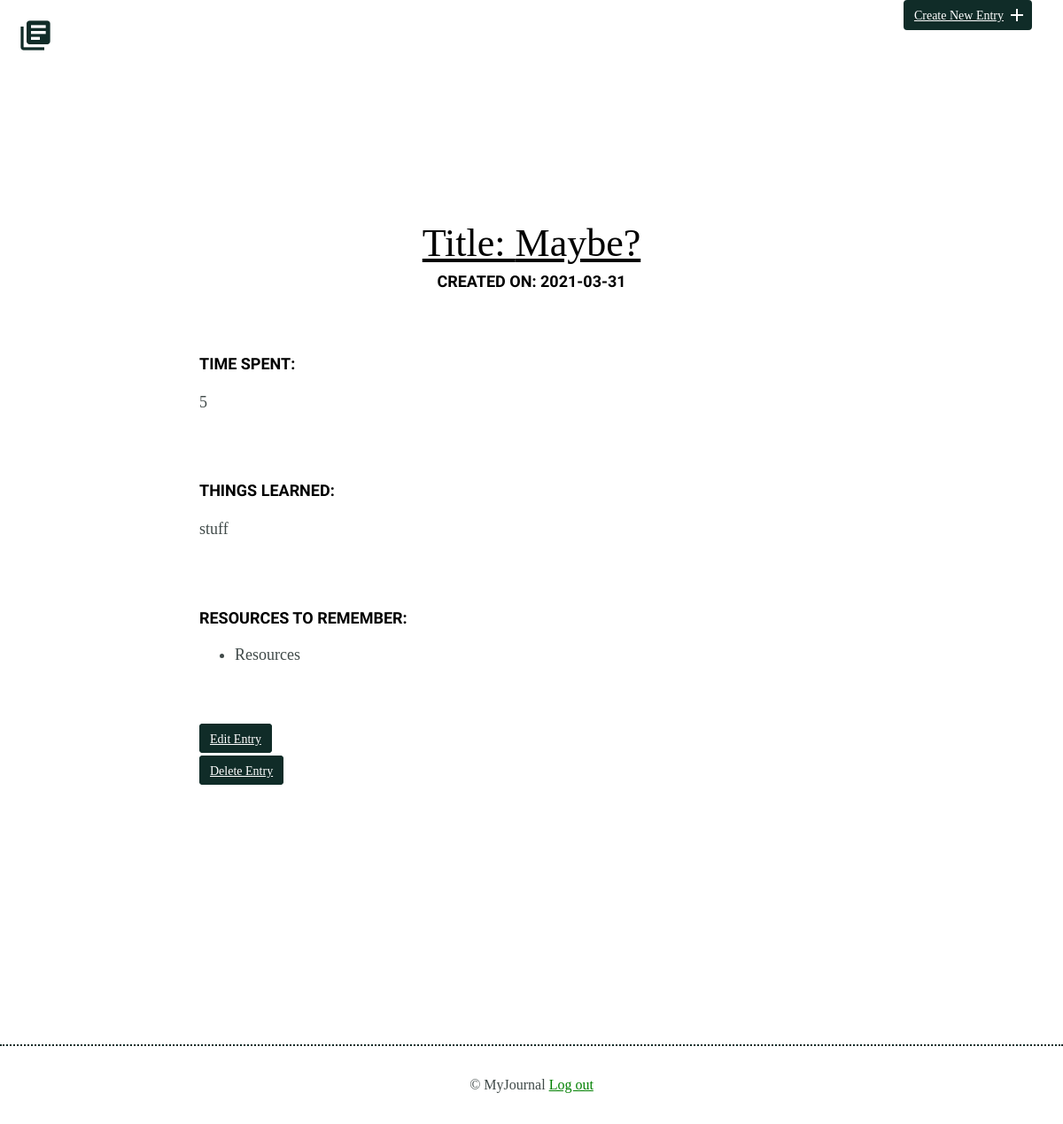
The page /entries/1 (signed in) on the database its author committed.
### models.py (models this page shows, shortened)
class Entry(Model):
    title = CharField(max_length=225)
    entry_date = DateField(default=datetime.date.today)
    time_spent = IntegerField(null=False)
    learned = TextField()
    resources = TextField()
    user = ForeignKeyField(User, related_name='entries')
    timestamp = DateTimeField(default=datetime.datetime.now)
    class Meta:
        database = DATABASE
        order_by = ('-entry_date',)

### app.py (the view)
@app.route('/entries/<int:entry_id>', methods=('GET', 'POST'))
@login_required
def detail(entry_id):
    try:
        entry = models.Entry.get(models.Entry.id==entry_id)
        return render_template('detail.html', entry=entry)
    except models.DoesNotExist:
        abort(404)
    return render_template('index.html')

### app.py (called while the page is built)
@login_manager.user_loader
def load_user(userid):
    try:
        return models.User.get(models.User.id == userid)
    except models.DoesNotExist:
        return None

@app.before_request
def before_request():
    g.db = models.DATABASE
    g.db.connect()
    g.user = current_user

@app.after_request
def after_request(response):
    g.db.close()
    return response

### templates/detail.html
{% extends "layout.html" %}
{% block content %}
<div class="container">
    <div class="entry-list article">
        <article>
            <h1>Title: {{ entry.title }}</h1>
            <h3><time datetime="entry.entry_date">Created on: {{ entry.entry_date}}</time></h3>
            <div class="entry">
                <h3>Time Spent: </h3>
                <p>{{ entry.time_spent }}</p>
            </div>
            <div class="entry">
                <h3>Things Learned:</h3>
                <p>{{ entry.learned }}</p>
            </div>
            <div class="entry">
                <h3>Resources to Remember:</h3>
                <ul>
                    <li>{{ entry.resources }}</li>
                </ul>
            </div>
        </article>
        <div class="row-fluid">
            <a href="{{ url_for('edit', entry_id=entry.id) }}" class="button" title="Edit entry">Edit Entry</a>
            <br>
            <br>
            <a href="{{ url_for('delete', entry_id=entry.id) }}" class="button" title="Delete">Delete Entry</a>
        </div>
    </div>
</div>
{% endblock %}

### static/site.css (style rules this page uses)
body { font-size: 16px; color: #404a49; font-family: 'Chalkduster', serif; font-weight: 400; }
.container { margin: 0 auto; padding: 0 25px; }
.button { padding: 8px 10px 6px 10px; background: #102c28; border: 2px solid #102c28; border-radius: 4px; color: #FFF; position: relative; text-align: center; font-size: 14px; }
h1, h2, h3 { margin: 0; font-weight: 400; line-height: 1em; color: #000; }
h1 { font-size: 44px; margin-bottom: 12px; text-decoration: underline; }
h3 { font-size: 18px; font-family: 'Work Sans', serif; font-weight: 600; text-transform: uppercase; }
p { line-height: 1.8em; font-size: 18px; }
ul li { line-height: 1.8em; font-size: 18px; }
.entry-list, .edit-entry, .new-entry { max-width: 800px; margin: 0 auto; padding: 70px 0 150px 0; }
.entry-list article { margin-bottom: 70px; text-align: center; }
.entry { max-width: 800px; margin: 75px auto 0 auto; text-align: left; }
.entry p { margin-bottom: 40px; }

### rows shown on the page
Entry: title "Maybe?", entry_date "2021-03-31", time_spent "5", learned "stuff", resources "Resources"
